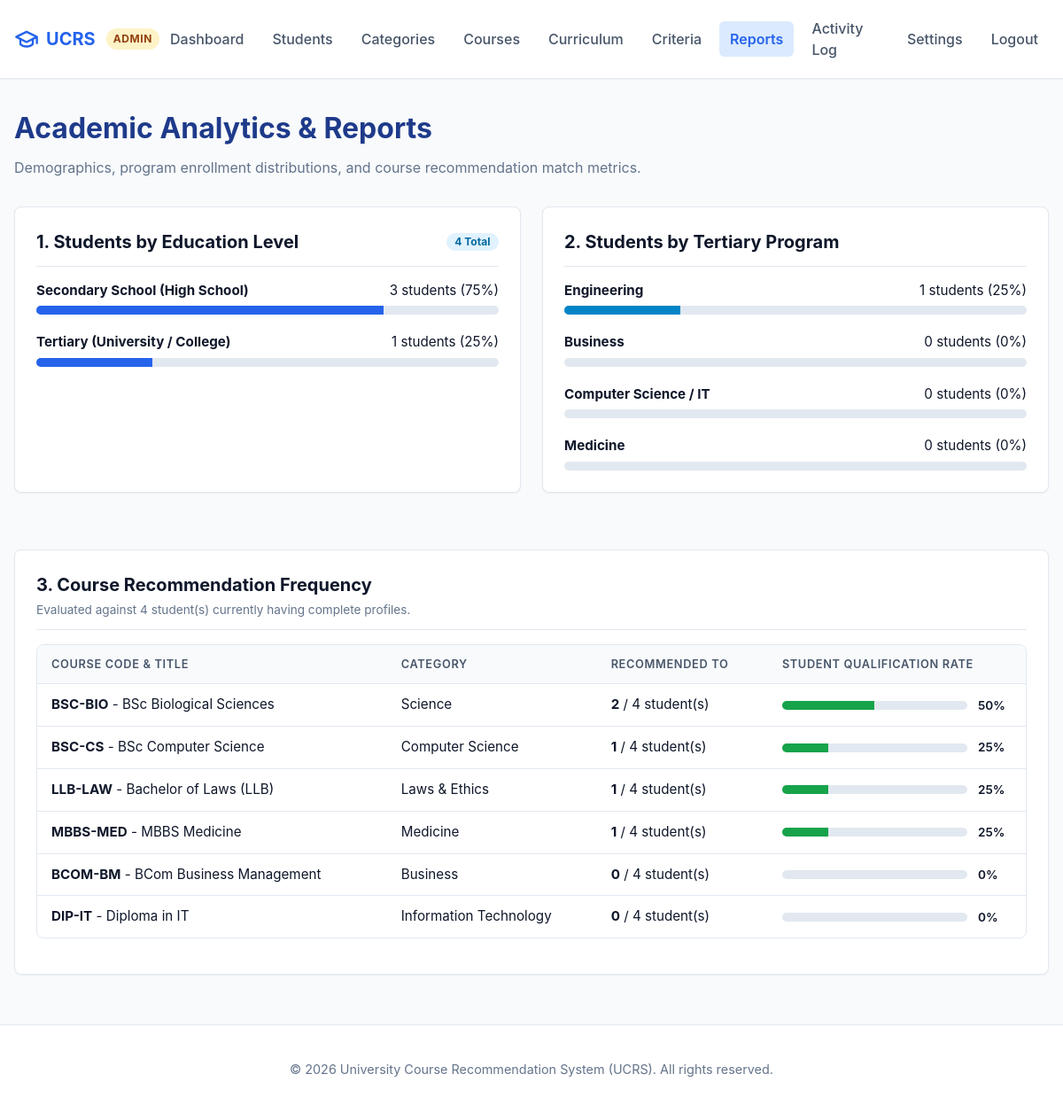
Screenshot of /admin/reports.php (signed in) with the database file from the repository.
### tables this page shows
CREATE TABLE IF NOT EXISTS courses (
    id INT AUTO_INCREMENT PRIMARY KEY,
    category_id INT NOT NULL,
    code VARCHAR(20) NOT NULL UNIQUE,
    name VARCHAR(150) NOT NULL,
    description TEXT,
    level VARCHAR(50),
    duration VARCHAR(50),
    is_active TINYINT(1) NOT NULL DEFAULT 1,
    FOREIGN KEY (category_id) REFERENCES categories(id) ON DELETE RESTRICT
);

CREATE TABLE IF NOT EXISTS categories (
    id INT AUTO_INCREMENT PRIMARY KEY,
    name VARCHAR(100) NOT NULL UNIQUE,
    description TEXT,
    is_active TINYINT(1) NOT NULL DEFAULT 1
);

### includes/config.php (called while the page is built, shortened)
<?php
function e(?string $value): string {
    return htmlspecialchars($value ?? '', ENT_QUOTES, 'UTF-8');
}

### includes/eligibility.php (called while the page is built, shortened)
<?php
require_once __DIR__ . '/config.php';
function check_profile_completeness(PDO $pdo, int $userId): array {
    $stmt = $pdo->prepare("SELECT id, full_name, email, education_level FROM users WHERE id = ?");
    $stmt->execute([$userId]);
    $user = $stmt->fetch();
    $educationLevel = $user['education_level'];
    $missing = [];
    return [
        'is_complete' => empty($missing),
        'education_level' => $educationLevel,
        'missing_items' => $missing
    ];
}
function get_student_qualification_items(PDO $pdo, int $userId, string $educationLevel): array {
    if ($educationLevel === 'SECONDARY') {
        $stmt = $pdo->prepare("SELECT subject_id FROM student_subjects WHERE user_id = ?");
        $stmt->execute([$userId]);
        return array_map('intval', $stmt->fetchAll(PDO::FETCH_COLUMN));
    } elseif ($educationLevel === 'TERTIARY') {
        $stmt = $pdo->prepare("SELECT program_id FROM student_profiles WHERE user_id = ? AND program_status IN ('CURRENT', 'COMPLETED')");
        $stmt->execute([$userId]);
        $progId = $stmt->fetchColumn();
        return $progId ? [(int)$progId] : [];
    }
    return [];
}
function get_course_rules_by_group(PDO $pdo, int $courseId, string $educationLevel): array {
    if ($educationLevel === 'SECONDARY') {
        $stmt = $pdo->prepare("
            SELECT cr.group_no, cr.subject_id AS item_id, s.name AS item_name
            FROM course_requirements cr
            JOIN subjects s ON cr.subject_id = s.id
            WHERE cr.course_id = ? AND cr.applies_to = 'SECONDARY' AND s.is_active = 1
            ORDER BY cr.group_no ASC, s.name ASC
        ");
    } else {
        $stmt = $pdo->prepare("
            SELECT cr.group_no, cr.program_id AS item_id, p.name AS item_name
            FROM course_requirements cr
            JOIN programs p ON cr.program_id = p.id
            WHERE cr.course_id = ? AND cr.applies_to = 'TERTIARY' AND p.is_active = 1
            ORDER BY cr.group_no ASC, p.name ASC
        ");
    }
    $stmt->execute([$courseId]);
    $rows = $stmt->fetchAll();
    $groups = [];
    foreach ($rows as $row) {
        $gNo = (int)$row['group_no'];
        if (!isset($groups[$gNo])) {
            $groups[$gNo] = [
                'ids' => [],
                'names' => []
            ];
        }
        $groups[$gNo]['ids'][] = (int)$row['item_id'];
        $groups[$gNo]['names'][] = $row['item_name'];
    }
    return $groups;
}
function evaluate_course_for_student(PDO $pdo, array $course, int $userId, string $educationLevel, array $studentItems): array {
    $courseId = (int)$course['id'];
    $groups = get_course_rules_by_group($pdo, $courseId, $educationLevel);
    $allPassed = true;
    $matchedItems = [];
    $unmetGroups = [];
    foreach ($groups as $groupNo => $gData) {
        $intersect = array_intersect($studentItems, $gData['ids']);
        if (count($intersect) > 0) {
            foreach ($intersect as $matchedId) {
                $idx = array_search($matchedId, $gData['ids']);
                if ($idx !== false && isset($gData['names'][$idx])) {
                    $matchedItems[] = $gData['names'][$idx];
                }
            }
        } else {
            $allPassed = false;
            $unmetGroups[] = implode(' or ', $gData['names']);
        }
    }
    $matchedItems = array_values(array_unique($matchedItems));
    $matchedCount = count($matchedItems);
    if ($allPassed) {
        $reason = '';
        if ($educationLevel === 'SECONDARY') {
            $reason = 'You studied ' . implode(' and ', $matchedItems);
        } else {
            $reason = 'Your program is ' . implode(' / ', $matchedItems);
        }
        return [
            'is_eligible' => true,
            'reason' => $reason,
            'matched_count' => $matchedCount,
            'has_rules' => true,
            'missing_description' => ''
        ];
    } else {
        $missingDesc = 'Needs ' . implode('; and ', $unmetGroups);
        return [
            'is_eligible' => false,
            'reason' => '',
            'matched_count' => $matchedCount,
            'has_rules' => true,
            'missing_description' => $missingDesc
        ];
    }
}
function get_student_recommendations(PDO $pdo, int $userId): array {
    $completeness = check_profile_completeness($pdo, $userId);
    $educationLevel = $completeness['education_level'];
    $studentItems = get_student_qualification_items($pdo, $userId, $educationLevel);
    $stmt = $pdo->query("
        SELECT c.*, cat.name AS category_name, cat.id AS category_id
        FROM courses c
        JOIN categories cat ON c.category_id = cat.id
        WHERE c.is_active = 1 AND cat.is_active = 1
        ORDER BY cat.name ASC, c.name ASC
    ");
    $courses = $stmt->fetchAll();
    $eligibleCourses = [];
    foreach ($courses as $course) {
        $eval = evaluate_course_for_student($pdo, $course, $userId, $educationLevel, $studentItems);
        if ($eval['is_eligible']) {
            $course['match_reason'] = $eval['reason'];
            $course['matched_count'] = $eval['matched_count'];
            $eligibleCourses[] = $course;
        }
    }
    $grouped = [];
    foreach ($eligibleCourses as $c) {
        $cat = $c['category_name'];
        if (!isset($grouped[$cat])) {
            $grouped[$cat] = [];
        }
        $grouped[$cat][] = $c;
    }
    return [
        'status' => 'success',
        'missing' => [],
        'grouped_courses' => $grouped
    ];
}

### admin/reports.php (the view, shortened to what this page needs)
<?php
require_once __DIR__ . '/../includes/config.php';
require_once __DIR__ . '/../includes/auth.php';
require_once __DIR__ . '/../includes/eligibility.php';
$pdo = get_db();
$totalStudents = (int)$pdo->query("SELECT COUNT(*) FROM users WHERE role = 'STUDENT'")->fetchColumn();
$stmtLevels = $pdo->query("
    SELECT COALESCE(education_level, 'NOT_SET') AS level_name, COUNT(*) AS count
    FROM users
    WHERE role = 'STUDENT'
    GROUP BY education_level
    ORDER BY count DESC
");
$studentsByLevel = $stmtLevels->fetchAll();
$stmtPrograms = $pdo->query("
    SELECT p.name AS program_name, COUNT(sp.user_id) AS student_count
    FROM programs p
    LEFT JOIN student_profiles sp ON p.id = sp.program_id
    GROUP BY p.id
    ORDER BY student_count DESC, p.name ASC
");
$studentsByProgram = $stmtPrograms->fetchAll();
$courses = $pdo->query("
    SELECT c.id, c.code, c.name, cat.name AS category_name
    FROM courses c
    JOIN categories cat ON c.category_id = cat.id
    WHERE c.is_active = 1
    ORDER BY cat.name ASC, c.name ASC
")->fetchAll();
$stmtAllStudents = $pdo->query("SELECT id FROM users WHERE role = 'STUDENT' AND is_active = 1");
$allStudentIds = $stmtAllStudents->fetchAll(PDO::FETCH_COLUMN);
$completeStudentsCount = 0;
foreach ($allStudentIds as $sId) {
    $rec = get_student_recommendations($pdo, (int)$sId);
    if ($rec['status'] === 'success') {
        $completeStudentsCount++;
    }
}
usort($courses, function($a, $b) {
    return $b['rec_count'] <=> $a['rec_count'];
});
require_once __DIR__ . '/../includes/header.php';
?>
<div style="margin-bottom: 2rem;">
    <h1 style="font-size: 2rem; margin: 0 0 0.5rem; color: #1e3a8a;">Academic Analytics &amp; Reports</h1>
    <p style="color: var(--text-muted); margin: 0;">
        Demographics, program enrollment distributions, and course recommendation match metrics.
    </p>
</div>
<div class="grid-2" style="margin-bottom: 2.5rem;">
    <div class="card">
        <div class="card-header">
            <h2 class="card-title">1. Students by Education Level</h2>
            <span class="badge badge-info"><?= $totalStudents ?> Total</span>
        </div>
        <?php if (empty($studentsByLevel)): ?>
            <p style="color: var(--text-muted); text-align: center; padding: 1.5rem 0;">No student data available.</p>
        <?php else: ?>
            <div style="display: flex; flex-direction: column; gap: 1.25rem;">
                <?php foreach ($studentsByLevel as $lvl): ?>
                    <?php
                    $pct = $totalStudents > 0 ? round(((int)$lvl['count'] / $totalStudents) * 100) : 0;
                    $displayName = ($lvl['level_name'] === 'SECONDARY') ? 'Secondary School (High School)' : (($lvl['level_name'] === 'TERTIARY') ? 'Tertiary (University / College)' : 'Not Specified');
                    ?>
                    <div>
                        <div style="display: flex; justify-content: space-between; font-size: 0.95rem; margin-bottom: 0.35rem;">
                            <strong><?= e($displayName) ?></strong>
                            <span><?= (int)$lvl['count'] ?> students (<?= $pct ?>%)</span>
                        </div>
                        <div style="background: #e2e8f0; height: 10px; border-radius: 9999px; overflow: hidden;">
                            <div style="background: var(--primary); height: 100%; width: <?= $pct ?>%;"></div>
                        </div>
                    </div>
                <?php endforeach; ?>
            </div>
        <?php endif; ?>
    </div>
    <div class="card">
        <div class="card-header">
            <h2 class="card-title">2. Students by Tertiary Program</h2>
        </div>
        <?php if (empty($studentsByProgram)): ?>
            <p style="color: var(--text-muted); text-align: center; padding: 1.5rem 0;">No tertiary program data available.</p>
        <?php else: ?>
            <div style="display: flex; flex-direction: column; gap: 1.25rem;">
                <?php foreach ($studentsByProgram as $prog): ?>
                    <?php
                    $progCount = (int)$prog['student_count'];
                    $progPct = $totalStudents > 0 ? round(($progCount / $totalStudents) * 100) : 0;
                    ?>
                    <div>
                        <div style="display: flex; justify-content: space-between; font-size: 0.95rem; margin-bottom: 0.35rem;">
                            <strong><?= e($prog['program_name']) ?></strong>
                            <span><?= $progCount ?> students (<?= $progPct ?>%)</span>
                        </div>
                        <div style="background: #e2e8f0; height: 10px; border-radius: 9999px; overflow: hidden;">
                            <div style="background: #0284c7; height: 100%; width: <?= $progPct ?>%;"></div>
                        </div>
                    </div>
                <?php endforeach; ?>
            </div>
        <?php endif; ?>
    </div>
</div>
<div class="card">
    <div class="card-header">
        <div>
            <h2 class="card-title">3. Course Recommendation Frequency</h2>
            <div style="font-size: 0.85rem; color: var(--text-muted); margin-top: 0.2rem;">
                Evaluated against <?= $completeStudentsCount ?> student(s) currently having complete profiles.
            </div>
        </div>
    </div>
    <?php if (empty($courses)): ?>
        <p style="color: var(--text-muted); text-align: center; padding: 2rem 0;">No active courses found.</p>
    <?php else: ?>
        <div class="table-responsive">
            <table class="data-table">
                <thead>
                    <tr>
                        <th>Course Code &amp; Title</th>
                        <th>Category</th>
                        <th>Recommended To</th>
                        <th>Student Qualification Rate</th>
                    </tr>
                </thead>
                <tbody>
                    <?php foreach ($courses as $c): ?>
                        <tr>
                            <td>
                                <strong><?= e($c['code']) ?></strong> - <?= e($c['name']) ?>
                            </td>
                            <td><?= e($c['category_name']) ?></td>
                            <td>
                                <strong><?= (int)$c['rec_count'] ?></strong> / <?= $completeStudentsCount ?> student(s)
                            </td>
                            <td style="min-width: 200px;">
                                <div style="display: flex; align-items: center; gap: 0.75rem;">
                                    <div style="flex: 1; background: #e2e8f0; height: 10px; border-radius: 9999px; overflow: hidden;">
                                        <div style="background: var(--success); height: 100%; width: <?= (int)$c['rec_percentage'] ?>%;"></div>
                                    </div>
                                    <span style="font-size: 0.85rem; font-weight: 600; min-width: 38px;">
                                        <?= (int)$c['rec_percentage'] ?>%
                                    </span>
                                </div>
                            </td>
                        </tr>
                    <?php endforeach; ?>
                </tbody>
            </table>
        </div>
    <?php endif; ?>
</div>
<?php require_once __DIR__ . '/../includes/footer.php'; ?>

### assets/css/style.css (style rules this page uses)
:root { --primary: #2563eb; --primary-hover: #1d4ed8; --primary-light: #eff6ff; --secondary: #475569; --secondary-hover: #334155; --success: #16a34a; --success-bg: #f0fdf4; --success-border: #bbf7d0; --danger: #dc2626; --danger-bg: #fef2f2; --danger-border: #fecaca; --warning: #d97706; --warning-bg: #fffbeb; --warning-border: #fde68a; --info: #0284c7; --info-bg: #f0f9ff; --info-border: #bae6fd; --text-main: #0f172a; --text-muted: #64748b; --bg-page: #f8fafc; --bg-card: #ffffff; --border-color: #e2e8f0; --border-radius: 8px; --shadow-sm: 0 1px 2px 0 rgba(0, 0, 0, 0.05); --shadow-md: 0 4px 6px -1px rgba(0, 0, 0, 0.1), 0 2px 4px -2px rgba(0, 0, 0, 0.1); --shadow-lg: 0 10px 15px -3px rgba(0, 0, 0, 0.1), 0 4px 6px -4px rgba(0, 0, 0, 0.1); --transition: all 0.2s ease-in-out; }
*, *::before, *::after { box-sizing: border-box; }
body { margin: 0; font-family: -apple-system, BlinkMacSystemFont, "Segoe UI", Roboto, "Helvetica Neue", Arial, sans-serif; font-size: 16px; line-height: 1.5; color: var(--text-main); background-color: var(--bg-page); display: flex; flex-direction: column; min-height: 100vh; }
.card { background: var(--bg-card); border: 1px solid var(--border-color); border-radius: var(--border-radius); padding: 1.5rem; box-shadow: var(--shadow-sm); margin-bottom: 1.5rem; }
.card-header { border-bottom: 1px solid var(--border-color); padding-bottom: 0.75rem; margin-bottom: 1rem; display: flex; justify-content: space-between; align-items: center; flex-wrap: wrap; gap: 0.5rem; }
.card-title { margin: 0; font-size: 1.25rem; font-weight: 700; color: var(--text-main); }
.grid-2 { display: grid; grid-template-columns: repeat(2, 1fr); gap: 1.5rem; }
.badge { display: inline-block; padding: 0.25rem 0.6rem; font-size: 0.75rem; font-weight: 700; line-height: 1; border-radius: 9999px; text-align: center; }
.badge-info { background-color: #e0f2fe; color: #0369a1; }
.table-responsive { width: 100%; overflow-x: auto; -webkit-overflow-scrolling: touch; margin-bottom: 1rem; border: 1px solid var(--border-color); border-radius: var(--border-radius); }
.data-table { width: 100%; border-collapse: collapse; text-align: left; font-size: 0.95rem; }
.data-table th, .data-table td { padding: 0.75rem 1rem; border-bottom: 1px solid var(--border-color); }
.data-table th { background-color: #f8fafc; font-weight: 600; color: var(--secondary); text-transform: uppercase; font-size: 0.8rem; letter-spacing: 0.05em; }
.data-table tbody tr:last-child td { border-bottom: none; }

### rows the page displays
courses: code "BSC-CS", name "BSc Computer Science", category.name "Computer Science", is_active "1", completeStudentsCount "4", rec_percentage "25"
courses: code "LLB-LAW", name "Bachelor of Laws (LLB)", category.name "Laws & Ethics", is_active "1", completeStudentsCount "4", rec_percentage "25"
courses: code "MBBS-MED", name "MBBS Medicine", category.name "Medicine", is_active "1", completeStudentsCount "4", rec_percentage "25"

### other values shown
$userRole "ADMIN"
$totalStudents "4"
$displayName "Secondary School (High School)"
$lvl['count'] "3"
$pct "75"
$displayName "Tertiary (University / College)"
$lvl['count'] "1"
$pct "25"
$prog['program_name'] "Engineering"
$progCount "1"
$progPct "25"
$prog['program_name'] "Business"
$progCount "0"
$progPct "0"
$prog['program_name'] "Computer Science / IT"
